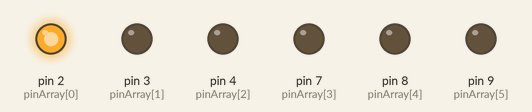
The sketch below on a simulated Arduino Uno, built with avr-gcc and run on an emulated ATmega328P. On the bench: output pins drawn as LEDs (lit = HIGH).

Above: at 0.05 s.
At 1.05 s:
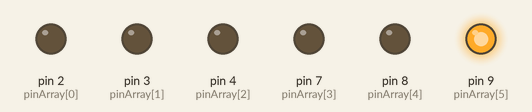
At 1.45 s:
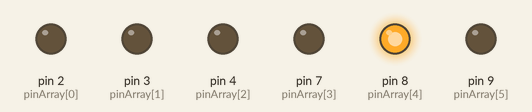
At 2.75 s:
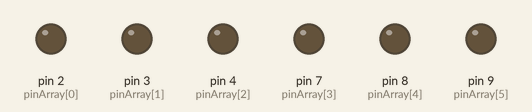
At 4.25 s:
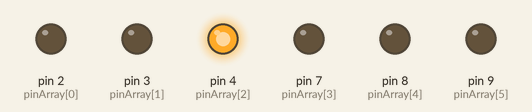
At 5.45 s:
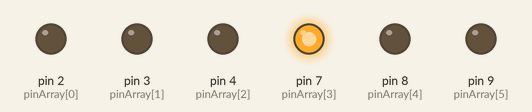
Timing chart, 0 to 5.8 s (numbered marks = the images above):
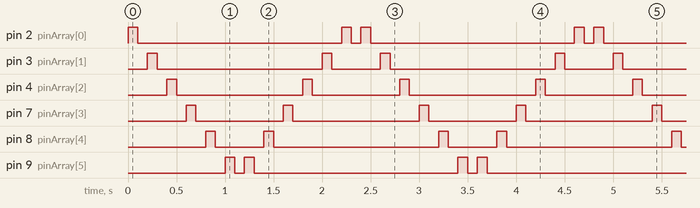

The sketch:

ejercicio5.ino
```cpp
/*
Este ejemplo hace uso de 6 LED-s conectados a los PINES 2,3,4,7,8,9 de la placa mediante
resistencias de 220 Ohmios. El objetivo de este ejercicio es aprender
programación secuencial y buenas técnicas para programar la placa E/S.
*/

int pinArray[] = {2, 3, 4, 7, 8, 9}; // Define el array de pines
int count = 0; // Contador
int timer = 100; // Temporizador

void setup(){
  for (count=0;count<6;count++){ // Configuramos todos los PIN-es
  pinMode(pinArray[count], OUTPUT);
}
}

void loop() { // Enciende y apaga secuencialmente los LED-s
  for (count=0;count<6;count++) { // utilizando la secuencia de control for(;;)
  digitalWrite(pinArray[count], HIGH); // Recorrido de ida
  delay(timer);
  digitalWrite(pinArray[count], LOW);
  delay(timer);
  }

  for (count=5;count>=0;count--) {
  digitalWrite(pinArray[count], HIGH); // Recorrido de vuelta
  delay(timer);
  digitalWrite(pinArray[count], LOW);
  delay(timer);
  }
}
```

Measured:
- by itself, pin 2 (pinArray[0]): repeats every 2.4 s: LOW 2.1 s, HIGH 0.10 s, LOW 0.10 s, HIGH 0.10 s
- by itself, pin 3 (pinArray[1]): repeats every 2.4 s: LOW 1.7 s, HIGH 0.10 s, LOW 0.50 s, HIGH 0.10 s
- by itself, pin 4 (pinArray[2]): repeats every 2.4 s: LOW 1.3 s, HIGH 0.10 s, LOW 0.90 s, HIGH 0.10 s
- by itself, pin 7 (pinArray[3]): repeats every 2.4 s: LOW 0.90 s, HIGH 0.10 s, LOW 1.3 s, HIGH 0.10 s
- by itself, pin 8 (pinArray[4]): repeats every 2.4 s: LOW 0.50 s, HIGH 0.10 s, LOW 1.7 s, HIGH 0.10 s
- by itself, pin 9 (pinArray[5]): repeats every 2.4 s: LOW 0.10 s, HIGH 0.10 s, LOW 2.1 s, HIGH 0.10 s
